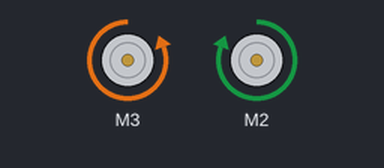
This sketch was run on a simulated Arduino Uno, built with avr-gcc and run on an emulated ATmega328P. Parts: 2 × DC motor (green arrow = forward, orange = backward, longer = faster).

Above: at 0.1 s.
Timing chart, 0 to 1.6 s (numbered marks = the images above):
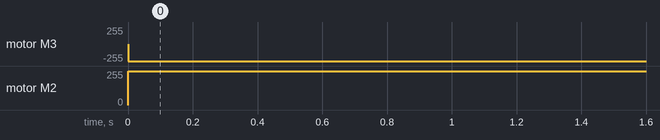

Measured:
- by itself, motor M3: stopped → backward 255/255 at 0.00 s
- by itself, motor M2: stopped → forward 255/255 at 0.00 s

The sketch:

MotorTest.ino
```cpp
#include <AFMotor.h>

AF_DCMotor motor1(3);
AF_DCMotor motor2(2);


void setup(){
  motor1.setSpeed(255);
  motor2.setSpeed(255);

  motor1.run(FORWARD);
  motor2.run(FORWARD);
}

void loop(){
  motor1.run(BACKWARD);
  motor2.run(FORWARD);
//  delay(1000);
//  motor1.run(FORWARD);
//  motor2.run(FORWARD);
//  delay(1000);
//  if(getDistanceInches()<12){
//    motor1.run(BACKWARD);
//  }
//  else{
//    motor1.run(FORWARD);
//  }
}
long getDistanceInches(){
  long duration;
  digitalWrite(18,HIGH);
  delay(20);
  digitalWrite(18,LOW);
  duration = pulseIn(19, HIGH);

  return duration / 29 / 2;
}
```
